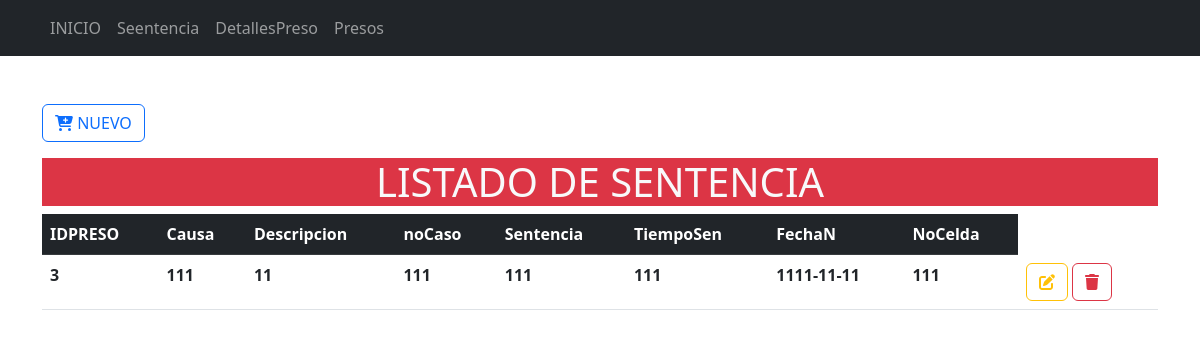
The page /Formularios/productos/index.php on the database its author committed.
### tables this page shows
CREATE TABLE `tbl_sentencia` (
  `idpreso` int(11) NOT NULL,
  `causasen` varchar(111) NOT NULL,
  `descripcion` varchar(111) NOT NULL,
  `noCaso` int(11) NOT NULL,
  `sentencia` varchar(111) NOT NULL,
  `tSentencia` varchar(111) NOT NULL,
  `fechaN` date NOT NULL,
  `noCelda` int(11) NOT NULL
);

### Formularios/productos/index.php (the view, shortened to what this page needs)
<?php
include_once("../../config/conexion.php")
?>
<!doctype html>
<html lang="es">
<head>
    <link rel="stylesheet" href="<?php echo base_url; ?>css/bootstrap.min.css">
</head>
<body>
    <header>
        <nav class="navbar navbar-expand-lg bg-dark" data-bs-theme="dark">
            <div class="container">
                <div class="collapse navbar-collapse" id="mi-menu">
                    <ul class="navbar-nav">
                    <li class="nav-item">
                            <a class="nav-link" href="<?php echo base_url; ?>">INICIO</a>
                        </li>
                        <li class="nav-item">
                            <a class="nav-link" href="<?php echo base_url; ?>Formularios/productos/index.php">Seentencia</a>
                        </li>
                        <li class="nav-item">
                            <a class="nav-link" href="<?php echo base_url; ?>Formularios/provedor/index.php">DetallesPreso</a>
                        </li>
                        <li class="nav-item">
                            <a class="nav-link" href="<?php echo base_url; ?>Formularios/stock/index.php">Presos</a>
                        </li>
                    </ul>
                </div>
            </div>
        </nav>
    </header>
    <div class="container-lg mt-5">
        <a href="crear.php" type="button" class="btn btn-outline-primary mb-3">
            <i class="fa-solid fa-cart-plus fa-beat"></i>
            NUEVO
        </a>
        <h1 class="text-center bg-danger text-light ">LISTADO DE SENTENCIA</h1>
        <div class="table-responsive-sm">
            <table class="table table-hover">
                <thead class="table-dark">
                    <tr>
                    <th scope="col">IDPRESO</th>
                        <th scope="col">Causa</th>
                        <th scope="col">Descripcion</th>
                        <th scope="col">noCaso</th>
                        <th scope="col">Sentencia</th>
                        <th scope="col">TiempoSen</th>
                        <th scope="col">FechaN</th>
                        <th scope="col">NoCelda</th>
                    </tr>
                </thead>
                <tbody>
                    <?php
           $sql = $conexion->query("SELECT * FROM tbl_sentencia");
                    while ($resultado = $sql->fetch_assoc()) {
                    ?>
                        <tr>
                            <th scope="row"><?php echo $resultado['idpreso'] ?></th>
                            <th scope="row"><?php echo $resultado['causasen'] ?></th>
                            <th scope="row"><?php echo $resultado['descripcion'] ?></th>
                            <th scope="row"><?php echo $resultado['noCaso'] ?></th>
                            <th scope="row"><?php echo $resultado['sentencia'] ?></th>
                            <th scope="row"><?php echo $resultado['tSentencia'] ?></th>
                            <th scope="row"> <?php echo $resultado['fechaN'] ?></th>
                            <th scope="row"> <?php echo $resultado['noCelda'] ?></th>
                            <th scope="row">
                                <a href="<?php echo base_url; ?>Formularios/productos/actualizar.php?Id=<?php echo $resultado['idpreso'] ?>" class="btn btn-outline-warning">
                                    <i class="fa-solid fa-pen-to-square fa-beat"></i>
                                </a>
                                <a href="<?php echo base_url; ?>CRUDP/eliminarDatos.php?Id=<?php echo $resultado['idpreso'] ?>" class="btn btn-outline-danger">
                                    <i class="fa-solid fa-trash fa-beat"></i>
                                </a>
                            </th>
                        </tr>
                    <?php
                    }
                    ?>
                </tbody>
            </table>
        </div>
    </div>
</body>
</html>

### rows shown on the page
tbl_sentencia: idpreso "3", causasen "111", descripcion "11", noCaso "111", sentencia "111", tSentencia "111", fechaN "1111-11-11", noCelda "111"
